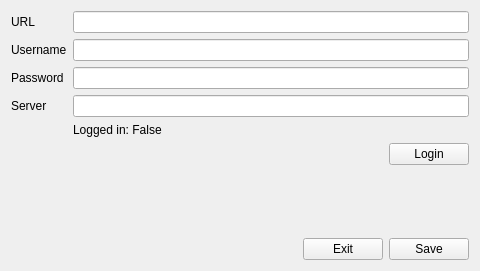
<?xml version="1.0" encoding="UTF-8"?>
<ui version="4.0">
 <class>Settings</class>
 <widget class="QWidget" name="Settings">
  <property name="geometry">
   <rect>
    <x>0</x>
    <y>0</y>
    <width>480</width>
    <height>271</height>
   </rect>
  </property>
  <property name="sizePolicy">
   <sizepolicy hsizetype="Expanding" vsizetype="Expanding">
    <horstretch>0</horstretch>
    <verstretch>0</verstretch>
   </sizepolicy>
  </property>
  <property name="windowTitle">
   <string>Form</string>
  </property>
  <layout class="QVBoxLayout" name="verticalLayout">
   <item>
    <layout class="QFormLayout" name="formLayout">
     <property name="fieldGrowthPolicy">
      <enum>QFormLayout::FieldGrowthPolicy::AllNonFixedFieldsGrow</enum>
     </property>
     <item row="1" column="0">
      <widget class="QLabel" name="usernameLabel">
       <property name="text">
        <string>Username</string>
       </property>
      </widget>
     </item>
     <item row="1" column="1">
      <widget class="QLineEdit" name="usernameLineEdit"/>
     </item>
     <item row="2" column="0">
      <widget class="QLabel" name="passwordLabel">
       <property name="text">
        <string>Password</string>
       </property>
      </widget>
     </item>
     <item row="2" column="1">
      <widget class="QLineEdit" name="passwordLineEdit">
       <property name="echoMode">
        <enum>QLineEdit::EchoMode::Password</enum>
       </property>
      </widget>
     </item>
     <item row="3" column="0">
      <widget class="QLabel" name="serverLabel">
       <property name="text">
        <string>Server</string>
       </property>
      </widget>
     </item>
     <item row="3" column="1">
      <widget class="QLineEdit" name="serverLineEdit"/>
     </item>
     <item row="0" column="0">
      <widget class="QLabel" name="urlLabel">
       <property name="text">
        <string>URL</string>
       </property>
      </widget>
     </item>
     <item row="0" column="1">
      <widget class="QLineEdit" name="urlLineEdit"/>
     </item>
     <item row="5" column="1">
      <layout class="QHBoxLayout" name="horizontalLayout">
       <property name="topMargin">
        <number>0</number>
       </property>
       <item>
        <spacer name="horizontalSpacer_2">
         <property name="orientation">
          <enum>Qt::Orientation::Horizontal</enum>
         </property>
         <property name="sizeHint" stdset="0">
          <size>
           <width>40</width>
           <height>20</height>
          </size>
         </property>
        </spacer>
       </item>
       <item>
        <widget class="QPushButton" name="loginButton">
         <property name="text">
          <string>Login</string>
         </property>
        </widget>
       </item>
      </layout>
     </item>
     <item row="4" column="1">
      <widget class="QLabel" name="loggedInStatusLabel">
       <property name="text">
        <string>Logged in: False</string>
       </property>
      </widget>
     </item>
    </layout>
   </item>
   <item>
    <layout class="QHBoxLayout" name="buttonsLayout">
     <item>
      <spacer name="horizontalSpacer">
       <property name="orientation">
        <enum>Qt::Orientation::Horizontal</enum>
       </property>
       <property name="sizeHint" stdset="0">
        <size>
         <width>40</width>
         <height>20</height>
        </size>
       </property>
      </spacer>
     </item>
     <item>
      <widget class="QPushButton" name="exitButton">
       <property name="text">
        <string>Exit</string>
       </property>
      </widget>
     </item>
     <item>
      <widget class="QPushButton" name="saveButton">
       <property name="text">
        <string>Save</string>
       </property>
      </widget>
     </item>
    </layout>
   </item>
  </layout>
 </widget>
 <resources/>
 <connections/>
</ui>
